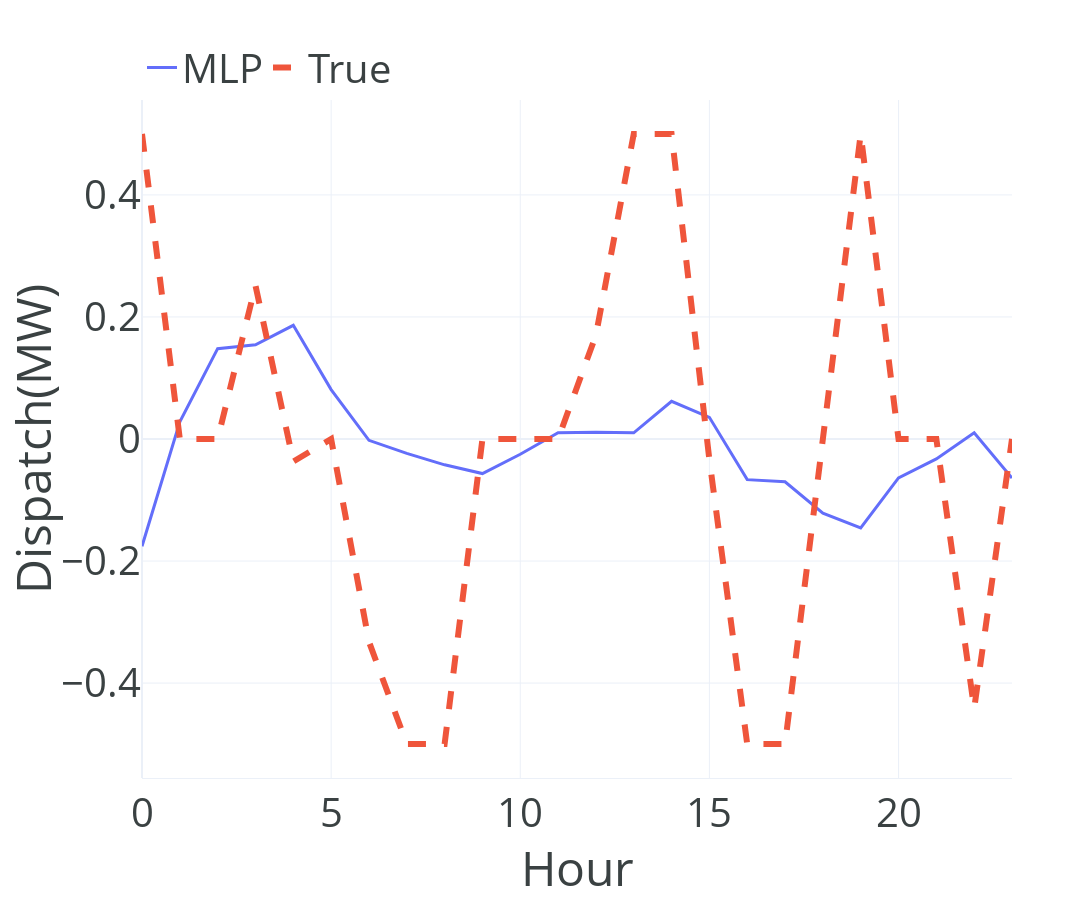

This figure's notebook cell:
### Code cell
i = np.random.randint(1)
dr3 = model(test_price[i:i+1])
t1 = go.Scatter(x=np.arange(24), y=test_price[i],mode='lines', name='price',line = {'width':3,'dash':'dash','color':'#ffa05a'},yaxis='y2')
t2 = go.Scatter(x=np.arange(24), y=test_dr[i],mode='lines', name='True',line = {'width':6,'dash':'dash'})
#t3 = go.Scatter(x=np.arange(24), y=dr1[0],mode='lines', name='RNN(300)',line = {'width':3})
t6 = go.Scatter(x=np.arange(24), y=dr3[0],mode='lines', name='MLP',line = {'width':3})
fig = go.Figure(data=[t6,t2],layout={
    'xaxis':{'title':'Hour', 'showline':True},
    'yaxis':{'title': 'Dispatch(MW)'},
    'yaxis2': {'title':'Price ($/MWh)','anchor':'x', 'overlaying':'y', 'side':'right','range':[0,80], 'showgrid':False},
    "font": {"size": 40,'color':'#3a4142'},
    'template':'plotly_white',
    'legend':{'yanchor':'bottom','y':1,'xanchor':'left','x':0.0,'orientation':'h'},
    'width':1600,
    'height':900
})
fig.show()

### Figure 1 — Plotly figure (JSON) as saved in the notebook; plotly's stock layout.template omitted (floating-point values rounded to 4 significant figures)
{"data": [{"line": {"width": 3}, "mode": "lines", "name": "MLP", "type": "scatter", "x": [0, 1, 2, 3, 4, 5, 6, 7, 8, 9, 10, 11, 12, 13, 14, 15, 16, 17, 18, 19, 20, 21, 22, 23], "y": [-0.1757, 0.02812, 0.148, 0.1544, 0.1863, 0.08094, -0.002194, -0.02359, -0.04232, -0.05667, -0.02506, 0.01035, 0.01101, 0.0101, 0.06185, 0.03551, -0.0666, -0.0701, -0.1217, -0.1458, -0.06383, -0.03269, 0.01003, -0.06396]}, {"line": {"dash": "dash", "width": 6}, "mode": "lines", "name": "True", "type": "scatter", "x": [0, 1, 2, 3, 4, 5, 6, 7, 8, 9, 10, 11, 12, 13, 14, 15, 16, 17, 18, 19, 20, 21, 22, 23], "y": [0.5, -1.197e-09, -5.568e-10, 0.2516, -0.03687, -7.211e-10, -0.3323, -0.5, -0.5, -5.555e-09, -8.27e-10, -6.239e-10, 0.1702, 0.5, 0.5, -0.03396, -0.5, -0.5, -5.799e-10, 0.5, -1.426e-09, -9.78e-10, -0.4418, -1.545e-09]}], "layout": {"font": {"color": "#3a4142", "size": 40}, "height": 900, "legend": {"orientation": "h", "x": 0, "xanchor": "left", "y": 1, "yanchor": "bottom"}, "width": 1600, "xaxis": {"showline": true, "title": {"text": "Hour"}}, "yaxis": {"title": {"text": "Dispatch(MW)"}}, "yaxis2": {"anchor": "x", "overlaying": "y", "range": [0, 80], "showgrid": false, "side": "right", "title": {"text": "Price ($/MWh)"}}}}
